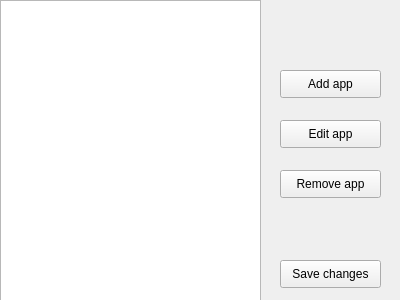
<?xml version="1.0" encoding="UTF-8"?>
<ui version="4.0">
 <class>Form</class>
 <widget class="QWidget" name="Form">
  <property name="geometry">
   <rect>
    <x>0</x>
    <y>0</y>
    <width>400</width>
    <height>300</height>
   </rect>
  </property>
  <property name="windowTitle">
   <string>Form</string>
  </property>
  <widget class="QListWidget" name="appList">
   <property name="geometry">
    <rect>
     <x>0</x>
     <y>0</y>
     <width>261</width>
     <height>301</height>
    </rect>
   </property>
  </widget>
  <widget class="QPushButton" name="addAppButton">
   <property name="geometry">
    <rect>
     <x>280</x>
     <y>70</y>
     <width>101</width>
     <height>28</height>
    </rect>
   </property>
   <property name="text">
    <string notr="true">Add app</string>
   </property>
  </widget>
  <widget class="QPushButton" name="removeAppButton">
   <property name="geometry">
    <rect>
     <x>280</x>
     <y>170</y>
     <width>101</width>
     <height>28</height>
    </rect>
   </property>
   <property name="text">
    <string notr="true">Remove app</string>
   </property>
  </widget>
  <widget class="QPushButton" name="editAppButton">
   <property name="geometry">
    <rect>
     <x>280</x>
     <y>120</y>
     <width>101</width>
     <height>28</height>
    </rect>
   </property>
   <property name="text">
    <string notr="true">Edit app</string>
   </property>
  </widget>
  <widget class="QPushButton" name="saveChangesButton">
   <property name="geometry">
    <rect>
     <x>280</x>
     <y>260</y>
     <width>101</width>
     <height>28</height>
    </rect>
   </property>
   <property name="text">
    <string notr="true">Save changes</string>
   </property>
  </widget>
 </widget>
 <resources/>
 <connections/>
</ui>
